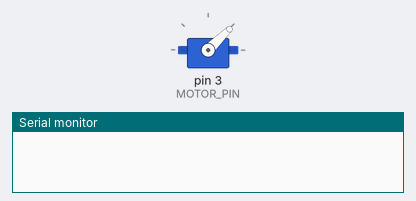
Recording of a sketch running on a simulated Arduino Uno, built with avr-gcc and run on an emulated ATmega328P. Shown: servo, the last lines printed to the serial monitor.

Above: at 0.1 s.
At 13.1 s:
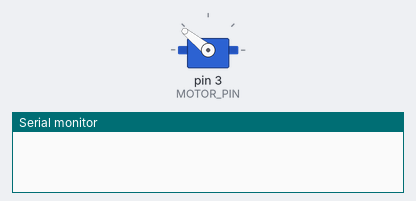
At 29.1 s:
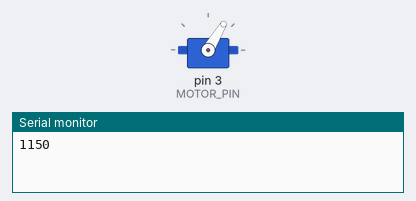
At 62.1 s:
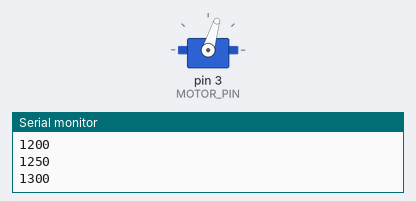
Timing chart, 0 to 64.5 s (numbered marks = the images above):
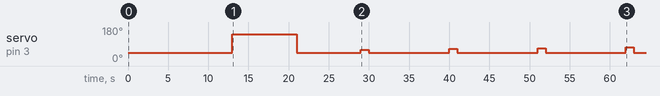

Measured:
- by itself, servo on pin 3 (MOTOR_PIN): 44° → 141° at 13.0 s, → 44° 8.0 s later, → 59° 8.0 s later, → 44° 1.0 s later, … (10 changes in this stretch)

The sketch:

esc_Operation.ino
```cpp
#define MOTOR_PIN 3
#define DELAY 8000
#include<Servo.h>

Servo esc;
int minSpeed = 1000;
int maxSpeed = 2000;
int Speed;


void setup() {
  // put your setup code here, to run once:
  Serial.begin(9600);
  pinMode(MOTOR_PIN, OUTPUT);
  digitalWrite(MOTOR_PIN,LOW); // make sure there is no Voltage ouput to the pin
  esc.attach(MOTOR_PIN);
  esc.writeMicroseconds(minSpeed);
  delay(5000);
  delay(DELAY);
  esc.writeMicroseconds(maxSpeed);
  delay(DELAY);
  esc.writeMicroseconds(minSpeed);
  delay(DELAY);


  /*
  for (Speed = minSpeed; Speed <1500; Speed++){
        esc.writeMicroseconds(Speed);
        delay(10);
     }
  for (Speed = 1500; Speed >minSpeed; Speed--){
    esc.writeMicroseconds(Speed);
    delay(10);
  }*/


}
int sp =1150;
void loop() {
  Serial.println(sp);
  esc.writeMicroseconds(sp);
  delay(1000);

  sp+=50;
  if(sp>1500) sp=1150;

  esc.writeMicroseconds(minSpeed);
  delay(10000);

}
```
